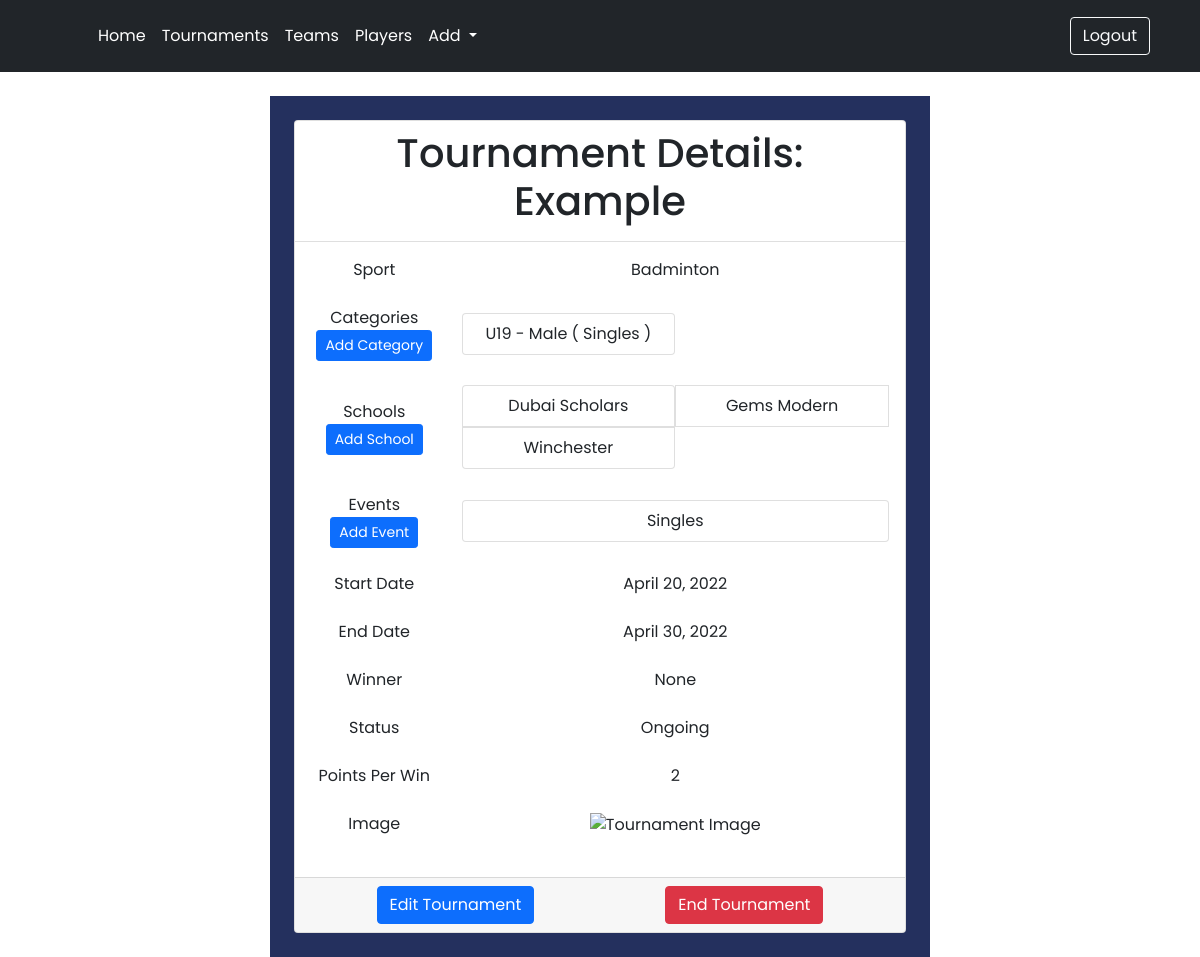
Page /tournament/details/8 (signed in) on the committed database.
### TournamentTracker/models.py (models this page shows, shortened)
class Tournament(models.Model):
    STATUS = (('Not Started', 'Not Started'), ('Ongoing', 'Ongoing'), ('Ended', 'Ended'))
    name = models.CharField(max_length=255, null=False, blank=False, default="")
    sport = models.ForeignKey(Sport, on_delete=models.CASCADE, null=False, blank=False)
    winner = models.ForeignKey(School, on_delete=models.CASCADE, null=True, blank=True)
    start_date = models.DateField(null=False, blank=False)
    end_date = models.DateField(null=False, blank=False)
    categories = models.ManyToManyField(Category, related_name="category_tournaments", blank=False)
    event_types = models.ManyToManyField(EventType, related_name="event_tournaments", blank = False)
    schools = models.ManyToManyField(School, related_name="tournaments", blank = True)
    status = models.CharField(max_length=16, choices=STATUS, default='Not Started', null=True, blank=True)
    points_per_win = models.PositiveSmallIntegerField(default=1, null=True, blank=True)
    image = models.ImageField(null=True, blank=True, default="")
    class Meta:
        	ordering = ('name',)

class Sport(models.Model):
    name = models.CharField(max_length=255, null=False, blank=False, default="")
    image = models.ImageField(null=True, blank=True, default="")
    def __str__(self):
        return self.name
    class Meta:
        	ordering = ('name',)

class Category(models.Model):
    gender_choices = (('Female', 'Female'), ('Male', 'Male'))
    age = models.PositiveIntegerField(default=0, null=False, blank=False)
    gender = models.CharField(max_length=6, default="", choices=gender_choices, null=False, blank=False)
    event = models.ForeignKey(EventType, on_delete=models.CASCADE, blank = True, null=True)
    def __str__(self):
        return "U" + str(self.age) + " - " + self.gender + " ( " + self.event.name + " )"

class EventType(models.Model):
    name = models.CharField(max_length=255, null=False, blank=False, default="")
    image = models.ImageField(null=True, blank=True, default="")
    def __str__(self):
        return self.name
    class Meta:
        	ordering = ('name',)

class School(models.Model):
    name = models.CharField(max_length=255, null=False, blank=False, default="")
    logo = models.ImageField(null=True, blank=True, default="")
    points = models.PositiveIntegerField(null=False, blank=False, default=0)
    def __str__(self):
        return self.name
    class Meta:
        	ordering = ('name', 'points')

### TournamentTracker/views.py (the view)
# urls.py: path('tournament/details/<int:pk>', login_required(views.TournamentDetails.as_view()), name="details_tournament"),
class TournamentDetails(generic.DetailView):
    model = Tournament
    template_name = 'Tournament/tournament-details.html'

### TournamentTracker/templates/Tournament/tournament-details.html
{% extends "Tournament/layout.html" %} {% block body %} {% load static %}
<div
  class="container-sm mt-4 p-4 text-center"
  style="width: 55%; background-color: #24305e !important"
>
  <div class="card">
    <div class="card-header bg-transparent">
      <h1 class="display-">Tournament Details: <br /> {{object.name}}</h1>
    </div>
    <div class="card-body">
      <div class="row align-items-center">
        <div class="col-3">Sport</div>
        <div class="col">{{object.sport}}</div>
      </div>
      <br />
      <div class="row align-items-center">
        <div class="col-3">
          Categories<br /><a
            class="btn btn-primary btn-sm"
            type="button"
            href="{% url 'edit_tournament' object.id %}"
            >Add Category</a
          >
        </div>
        <div class="col">
          <ul
            class="list-group"
            style="display: grid; grid-template-columns: 50% 50%"
          >
            {% for category in object.categories.all %}
            <li class="list-group-item" style="border-top-width: 1px">
              {{category}}
            </li>
            {% endfor %}
          </ul>
        </div>
      </div>
      <br />
      <div class="row align-items-center">
        <div class="col-3">
          Schools<br /><a
            class="btn btn-primary btn-sm"
            type="button"
            href="{% url 'add_school' object.id %}"
            >Add School</a
          >
        </div>
        <div class="col">
          <ul
            class="list-group"
            style="display: grid; grid-template-columns: 50% 50%"
          >
            {% for school in object.schools.all %}
            <li class="list-group-item" style="border-top-width: 1px">
              {{school}}
            </li>
            {% endfor %}
          </ul>
        </div>
      </div>
      <br />
      <div class="row align-items-center">
        <div class="col-3">
          Events<br /><a
            class="btn btn-primary btn-sm"
            type="button"
            href="{% url 'edit_tournament' object.id %}"
            >Add Event</a
          >
        </div>
        <div class="col">
          <ul class="list-group">
            {% for event in object.event_types.all %}
            <li class="list-group-item">{{event}}</li>
            {% endfor %}
          </ul>
        </div>
      </div>
      <br />
      <div class="row align-items-center">
        <div class="col-3">Start Date</div>
        <div class="col">{{object.start_date}}</div>
      </div>
      <br />
      <div class="row align-items-center">
        <div class="col-3">End Date</div>
        <div class="col">{{object.end_date}}</div>
      </div>
      <br />
      <div class="row align-items-center">
        <div class="col-3">Winner</div>
        <div class="col">{{object.winner}}</div>
      </div>
      <br />
      <div class="row align-items-center">
        <div class="col-3">Status</div>
        <div class="col">{{object.status}}</div>
      </div>
      <br />
      <div class="row align-items-center">
        <div class="col-3">Points Per Win</div>
        <div class="col">{{object.points_per_win}}</div>
      </div>
      <br />
      <div class="row align-items-center">
        <div class="col-3">Image</div>
        <div class="col">
          <img src={% if tournament.image %}
            "https://gma-tournament-admin.herokuapp.com/media/{{tournament.image}}"
            {% else %}
            "https://media.yogems.com/fd251cb0-980f-11e9-b175-45eb217179ee.jpg"
            {% endif %}
          alt="Tournament Image" width="400" />
        </div>
      </div>
      <br />
    </div>
    <div class="card-footer justify-content-around" style="display: flex">
      <a
        class="btn btn-primary"
        type="button"
        href="{% url 'edit_tournament' object.id %}"
        >Edit Tournament</a
      >
      {% if object.status == 'Not Started' %}
      <a
        role="button"
        href="{% url 'start_tournament' object.id %}"
        class="btn btn-primary"
        >Start Tournament</a
      >
      {% else %}
      <a
        role="button"
        href="{% url 'end_tournament' object.id %}"
        class="btn btn-danger"
        >End Tournament</a
      >
      {% endif %}
    </div>
  </div>
</div>
{% endblock %}

### rows in the picture
Tournament: name "Example", sport "Badminton", start_date "April 20, 2022", end_date "April 30, 2022", winner "None", status "Ongoing", points_per_win "2"
Category: age+gender+event "U19 - Male ( Singles )"
School: name "Dubai Scholars"
School: name "Gems Modern"
School: name "Winchester"
EventType: name "Singles"
